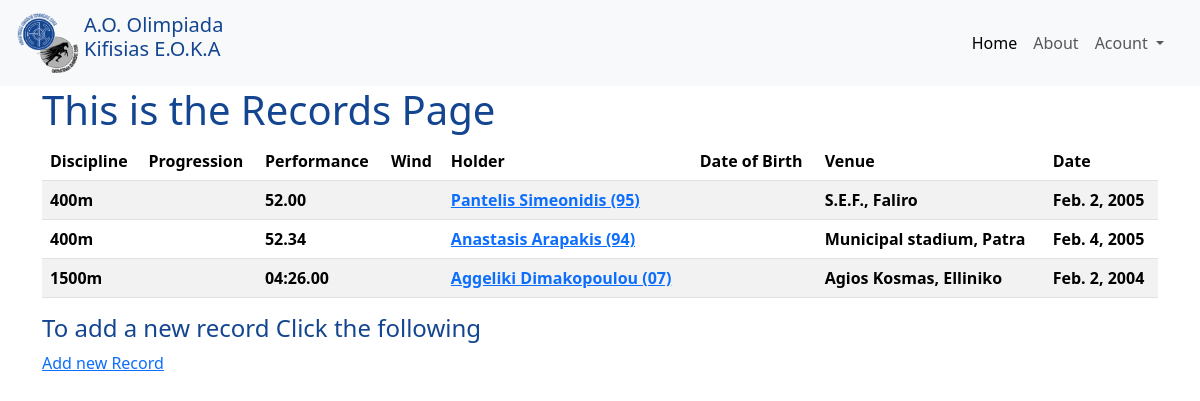
The app's page /records/, older data.
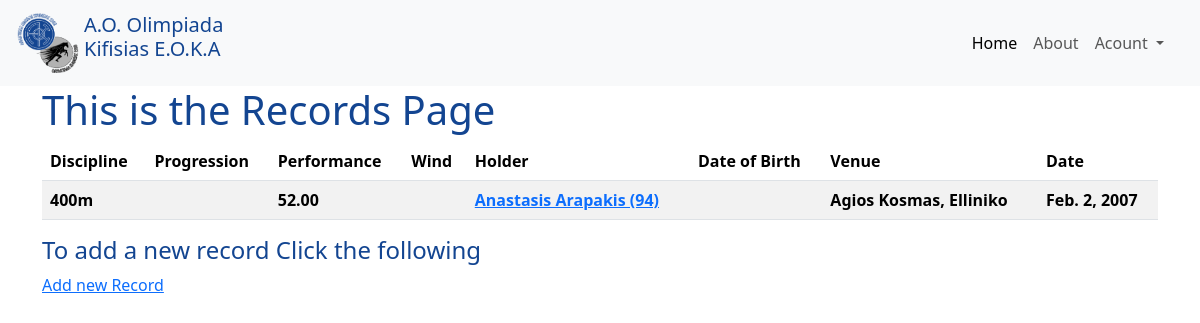
The same page, newer data.
### records/models.py (models this page shows, shortened)
class Record(models.Model):
    user = models.ForeignKey(User, blank=True, null=True, on_delete=models.SET_NULL)
    holder = models.ForeignKey(Athlete, blank=True, null=True, on_delete=models.SET_NULL)
    age_group = models.ForeignKey(AgeGroup, blank=True, null=True, on_delete=models.SET_NULL)
    discipline = models.ForeignKey(Discipline, blank=True, null=True, on_delete=models.SET_NULL)
    venue = models.ForeignKey(Venue, blank=True, null=True, on_delete=models.SET_NULL)
    stadium = models.ForeignKey(Stadium, blank=True, null=True, on_delete=models.SET_NULL)
    performance = models.FloatField(blank=False, null=True)
    record_date = models.DateField(auto_now=False, auto_now_add=False, null=True, blank=True)
    timestamp = models.DateTimeField(auto_now_add=True)
    updated = models.DateTimeField(auto_now=True)
    @property
    def formatted_performance(self):
        if self.performance is None:
            return ''
        total_seconds = self.performance
        minutes = int((total_seconds % 3600) // 60)
        seconds = total_seconds % 60
        if minutes == 0:
            total_seconds_str = f"{seconds:05.2f}"
        else:
            total_seconds_str = f"{minutes:02}:{seconds:05.2f}"
        return total_seconds_str
    def __str__(self):
        return self.holder.__str__()
    class Meta:
        ordering = ['performance', '-record_date']
        unique_together = [['holder', 'discipline', 'performance']]
        db_table = 'Olimpiada records'

class Discipline(models.Model):
    stadium = models.ForeignKey(Stadium, on_delete=models.CASCADE)
    name = models.CharField(max_length=25)
    class Meta:
        unique_together = [('stadium', 'name')]

class Athlete(models.Model):
    first_name = models.CharField(max_length=120)
    last_name = models.CharField(max_length=120)
    birth_year = models.IntegerField(default=None, blank=True, null=True)
    @property
    def full_name(self):
        return f"{self.first_name} {self.last_name}"
    @property
    def full_name_with_birthyear(self):
        return f"{self.full_name} ({str(self.birth_year)[2:]})"
    def __str__(self):
        return self.full_name

class Venue(models.Model):
    area = models.CharField(max_length=30)
    stadium_name = models.CharField(max_length=20)
    def __str__(self):
        return f"{self.stadium_name}, {self.area}"

### records/views.py (the view)
# urls.py: path('records/', RecordListView.as_view(), name='records-list'),
class RecordListView(ListView):
    model = Record
    def get_context_data(self, *args, **kwargs):
        context = super().get_context_data(*args, **kwargs)
        context['title'] = self.get_title()
        return context
    def get_title(self):
        return self.title
    title = 'Records'

### templates/records/record_list.html
{% extends "base.html" %}
{% block content %}
           <h1>This is the Records Page</h1>
         <div class="overflow-x-scroll">
         <table class="table table-striped">
         <thead>
             <tr>
                <th>Discipline</th>
                <th>Progression</th>
                <th>Performance</th>
                <th>Wind</th>
                <th>Holder</th>
                <th>Date of Birth</th>
                <th>Venue</th>
                <th>Date</th>
             </tr>
         </thead>
         {% for object in record_list %}
         <tr>
              <th> {{ object.discipline.name }} </th>
              <th></th>
              <th> {{ object.formatted_performance }}</th>
              <th></th>
              <th><a href="/records/{{object.pk}}">{{ object.holder.full_name_with_birthyear }}</a></th>
              <th></th>
              <th> {{ object.venue }}</th>
              <th> {{ object.record_date }}</th>
         </tr>
         {% endfor %}
     </table>
  </div>
        <h4>To add a new record Click the following </h4>
        <a href="/records/create">Add new Record</a>
{% endblock %}

### templates/base.html (shortened to what this page needs)
{% load static %}
<html lang="en">
<head>
    <link href="https://cdn.jsdelivr.net/npm/bootstrap@5.3.3/dist/css/bootstrap.min.css" rel="stylesheet">
    <link rel="stylesheet" href="{% static 'records/style.css'%}">
</head>
<body>
    <header>
        <nav class="navbar navbar-expand-md navbar-light bg-light" aria-label="Offcanvas navbar large">
            <div class="container-fluid">
              <a class="navbar-brand" href="/"><img src="{% static '/records/images/LogoEnosis.png' %}" alt="LogoEnosis" class="LogoEnosis"><h5> A.O. Olimpiada <br> Kifisias E.O.K.A</h5></a>
              <div class="offcanvas offcanvas-end text-bg-light" tabindex="-1" id="offcanvasNavbar2" aria-labelledby="offcanvasNavbar2Label">
                <div class="offcanvas-body">
                  <ul class="navbar-nav justify-content-end flex-grow-1 pe-3 align-items-end">
                    <li class="nav-item">
                      <a class="nav-link active" aria-current="page" href="/">Home</a>
                    </li>
                    <li class="nav-item">
                      <a class="nav-link" href="about/">About</a>
                    </li>
                    <li class="nav-item dropdown">
                      <a class="nav-link dropdown-toggle" href="#" role="button" data-bs-toggle="dropdown" aria-expanded="false">
                        Acount
                      </a>
                    </li>
                  </ul>
                </div>
              </div>
            </div>
          </nav>
    </header>
    <main class="firstcolor">
      <div class="container">
        <div class="column">
            {% block content %}
            {% endblock %}
        </div>
      </div>
    </main>
</body>
</html>

### static/records/style.css (style rules this page uses)
.LogoEnosis { float: left; height: 60px; }
.firstcolor { color: #134591; }
h1, h2, h3, h4, h5 { color: #134591; }

Row changes from the older to the newer data that the page shows:
removed Record: discipline.name "400m", formatted_performance "52.00", holder.full_name_with_birthyear "Pantelis Simeonidis (95)", venue "S.E.F., Faliro", record_date "Feb. 2, 2005"
removed Record: discipline.name "400m", formatted_performance "52.34", holder.full_name_with_birthyear "Anastasis Arapakis (94)", venue "Municipal stadium, Patra", record_date "Feb. 4, 2005"
removed Record: discipline.name "1500m", formatted_performance "04:26.00", holder.full_name_with_birthyear "Aggeliki Dimakopoulou (07)", venue "Agios Kosmas, Elliniko", record_date "Feb. 2, 2004"
added Record: discipline.name "400m", formatted_performance "52.00", holder.full_name_with_birthyear "Anastasis Arapakis (94)", venue "Agios Kosmas, Elliniko", record_date "Feb. 2, 2007"
